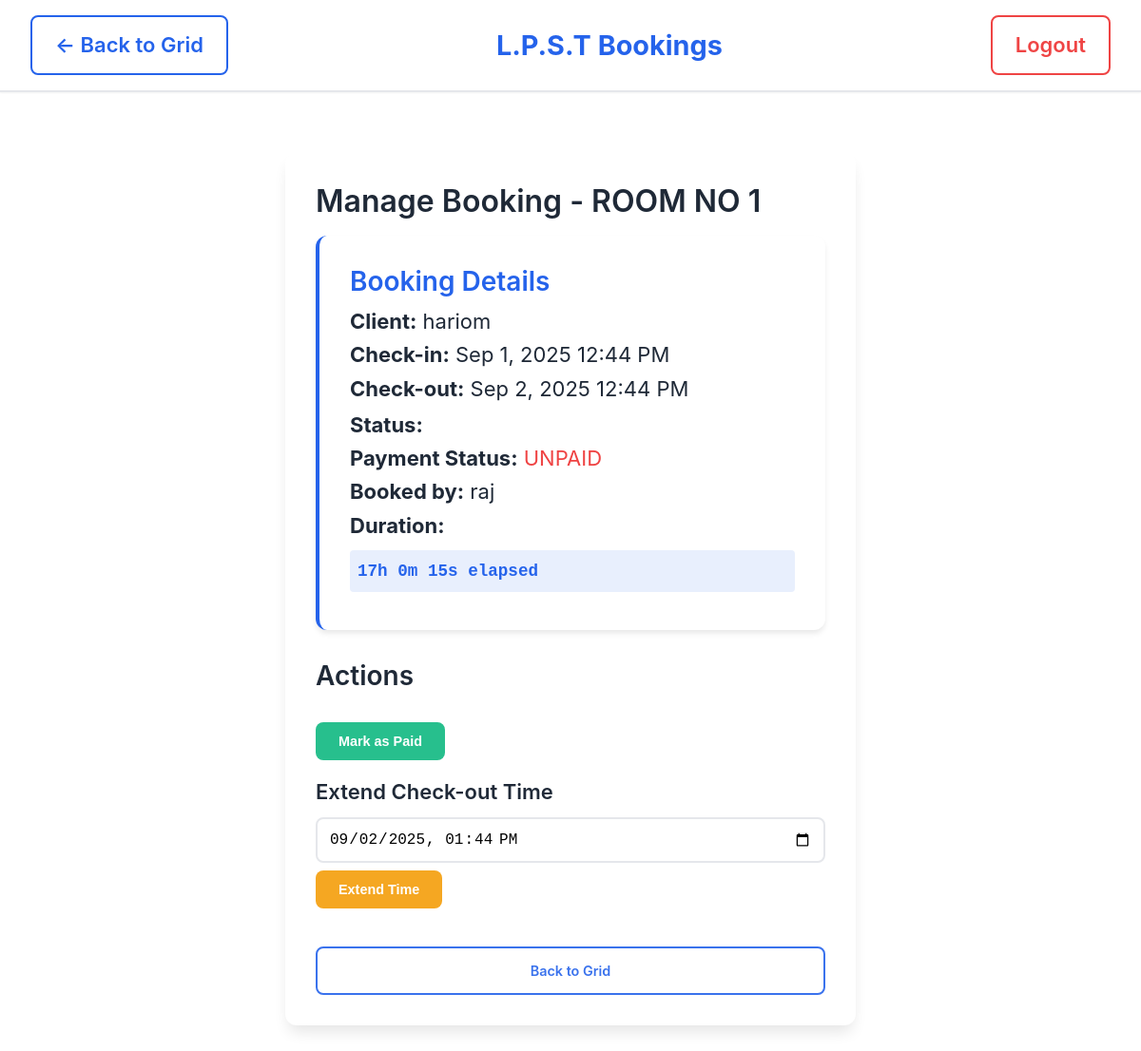
/booking_manage.php?id=36 (signed in), run on the app's committed database.
### tables this page shows
CREATE TABLE `bookings` (
  `id` int(11) NOT NULL,
  `resource_id` int(11) NOT NULL,
  `client_name` varchar(255) NOT NULL,
  `client_mobile` varchar(15) NOT NULL,
  `client_aadhar` varchar(20) DEFAULT NULL,
  `client_license` varchar(20) DEFAULT NULL,
  `receipt_number` varchar(100) DEFAULT NULL,
  `payment_mode` enum('ONLINE','OFFLINE') DEFAULT 'OFFLINE',
  `check_in` datetime NOT NULL,
  `check_out` datetime NOT NULL,
  `actual_check_in` datetime DEFAULT NULL,
  `actual_check_out` datetime DEFAULT NULL,
  `status` enum('BOOKED','PENDING','COMPLETED','ADVANCED_BOOKED','PAID') DEFAULT 'BOOKED',
  `auto_checkout` tinyint(1) DEFAULT 0,
  `checkout_date` datetime DEFAULT NULL,
  `booked_by_admin` int(11) DEFAULT NULL,
  `booking_type` enum('regular','advanced') DEFAULT 'regular',
  `advance_date` date DEFAULT NULL,
  `advance_payment_mode` enum('ONLINE','OFFLINE') DEFAULT NULL,
  `admin_id` int(11) NOT NULL,
  `is_paid` tinyint(1) DEFAULT 0,
  `total_amount` decimal(10,2) DEFAULT 0.00,
  `payment_notes` text DEFAULT NULL,
  `duration_minutes` int(11) DEFAULT 0,
  `sms_sent` tinyint(1) DEFAULT 0,
  `created_at` timestamp NULL DEFAULT current_timestamp(),
  `updated_at` timestamp NULL DEFAULT current_timestamp() ON UPDATE current_timestamp(),
  `auto_checkout_processed` tinyint(1) DEFAULT 0,
  `actual_checkout_date` date DEFAULT NULL,
  `actual_checkout_time` time DEFAULT NULL
);

CREATE TABLE `resources` (
  `id` int(11) NOT NULL,
  `type` enum('room','hall') NOT NULL,
  `identifier` varchar(50) NOT NULL,
  `display_name` varchar(100) NOT NULL,
  `custom_name` varchar(100) DEFAULT NULL,
  `is_active` tinyint(1) DEFAULT 1,
  `created_at` timestamp NULL DEFAULT current_timestamp(),
  `updated_at` timestamp NULL DEFAULT current_timestamp() ON UPDATE current_timestamp()
);

CREATE TABLE `users` (
  `id` int(11) NOT NULL,
  `username` varchar(50) NOT NULL,
  `password` varchar(255) NOT NULL,
  `role` enum('OWNER','ADMIN') NOT NULL,
  `created_at` timestamp NULL DEFAULT current_timestamp(),
  `updated_at` timestamp NULL DEFAULT current_timestamp() ON UPDATE current_timestamp()
);

### booking_manage.php (the view, shortened to what this page needs)
<?php
$database = new Database();
$pdo = $database->getConnection();
$bookingId = $_GET['id'] ?? '';
$stmt = $pdo->prepare("
    SELECT b.*, r.display_name, r.type, r.identifier, u.username as admin_name
    FROM bookings b
    JOIN resources r ON b.resource_id = r.id
    JOIN users u ON b.admin_id = u.id
    WHERE b.id = ?
");
$stmt->execute([$bookingId]);
$booking = $stmt->fetch();
?>
<!DOCTYPE html>
<html lang="en">
<head>
    <link rel="stylesheet" href="assets/style.css">
</head>
<body>
    <nav class="top-nav">
        <div class="nav-links">
            <a href="grid.php" class="nav-button">← Back to Grid</a>
        </div>
        <a href="/" class="nav-brand">L.P.S.T Bookings</a>
        <div class="nav-links">
            <a href="logout.php" class="nav-button danger">Logout</a>
        </div>
    </nav>
    <div class="container">
        <div class="form-container">
            <h2>Manage Booking - <?= htmlspecialchars($booking['display_name']) ?></h2>
            <div class="dashboard-card" style="margin-bottom: 2rem;">
                <h3>Booking Details</h3>
                <p><strong>Client:</strong> <?= htmlspecialchars($booking['client_name']) ?></p>
                <p><strong>Check-in:</strong> <?= date('M j, Y g:i A', strtotime($booking['check_in'])) ?></p>
                <p><strong>Check-out:</strong> <?= date('M j, Y g:i A', strtotime($booking['check_out'])) ?></p>
                <p><strong>Status:</strong>
                    <span class="status-badge status-<?= strtolower($booking['status']) ?>">
                    </span>
                </p>
                <p><strong>Payment Status:</strong>
                    <span style="color: <?= $booking['is_paid'] ? 'var(--success-color)' : 'var(--danger-color)' ?>">
                        <?= $booking['is_paid'] ? 'PAID' : 'UNPAID' ?>
                    </span>
                </p>
                <p><strong>Booked by:</strong> <?= htmlspecialchars($booking['admin_name']) ?></p>
                <p><strong>Duration:</strong>
                    <div class="live-counter" data-checkin="<?= $booking['check_in'] ?>">
                    </div>
                </p>
            </div>
            <div style="display: grid; gap: 1rem;">
                <h3>Actions</h3>
                <?php if (!$booking['is_paid']): ?>
                    <form method="POST" style="display: inline;">
                        <button type="submit" class="btn btn-success">Mark as Paid</button>
                    </form>
                <?php endif; ?>
                <div class="form-group">
                    <form method="POST">
                        <label for="new_checkout" class="form-label">Extend Check-out Time</label>
                        <input type="datetime-local" id="new_checkout" name="new_checkout" class="form-control"
                               value="<?= date('Y-m-d\TH:i', strtotime($booking['check_out'] . ' +1 hour')) ?>">
                        <button type="submit" class="btn btn-warning" style="margin-top: 0.5rem;">Extend Time</button>
                    </form>
                </div>
                <a href="grid.php" class="btn btn-outline">Back to Grid</a>
            </div>
        </div>
    </div>
</body>
</html>

### assets/style.css (style rules this page uses)
:root { --primary-color: #2563eb; --success-color: #10b981; --danger-color: #ef4444; --warning-color: #f59e0b; --dark-color: #1f2937; --light-color: #f9fafb; --border-color: #e5e7eb; --shadow-sm: 0 1px 2px 0 rgb(0 0 0 / 0.05); --shadow-md: 0 4px 6px -1px rgb(0 0 0 / 0.1); --shadow-lg: 0 10px 15px -3px rgb(0 0 0 / 0.1); --transition: all 0.3s ease; }
* { margin: 0; padding: 0; box-sizing: border-box; }
body { font-family: 'Inter', 'Segoe UI', Tahoma, Geneva, Verdana, sans-serif; font-size: 22px; line-height: 1.6; background-color: white; color: var(--dark-color); }
h1, h2, h3, h4, h5, h6 { font-weight: 600; line-height: 1.2; margin-bottom: 1rem; }
h2 { font-size: 2rem; }
h3 { font-size: 1.75rem; }
.top-nav { position: sticky; top: 0; z-index: 1000; background: white; border-bottom: 2px solid var(--border-color); padding: 1rem 2rem; display: flex; justify-content: space-between; align-items: center; box-shadow: var(--shadow-sm); }
.nav-brand { font-size: 1.8rem; font-weight: 700; color: var(--primary-color); text-decoration: none; flex: 1; text-align: center; }
.nav-links { display: flex; gap: 1rem; }
.nav-button { padding: 0.75rem 1.5rem; border: 2px solid var(--primary-color); background: white; color: var(--primary-color); text-decoration: none; border-radius: 8px; font-weight: 600; transition: var(--transition); }
.nav-button.danger { border-color: var(--danger-color); color: var(--danger-color); }
.container { max-width: 1400px; margin: 0 auto; padding: 2rem; }
.status-badge { position: static; display: inline-block; padding: 0.25rem 0.5rem; border-radius: 4px; font-size: 14px; font-weight: 600; text-transform: uppercase; background: rgba(255, 255, 255, 0.2); color: white; margin-top: 0.5rem; }
.btn { padding: 0.75rem 1.5rem; border: none; border-radius: 8px; font-size: 0.9rem; font-weight: 600; cursor: pointer; text-decoration: none; display: inline-block; text-align: center; transition: var(--transition); opacity: 0.9; }
.btn-success { background: var(--success-color); color: white; }
.btn-warning { background: var(--warning-color); color: white; }
.btn-outline { background: transparent; border: 2px solid var(--primary-color); color: var(--primary-color); font-weight: 600; }
.form-container { max-width: 600px; margin: 2rem auto; background: white; padding: 2rem; border-radius: 12px; box-shadow: var(--shadow-lg); }
.form-group { margin-bottom: 1.5rem; }
.form-label { display: block; margin-bottom: 0.5rem; font-weight: 600; color: var(--dark-color); }
.form-control { width: 100%; padding: 0.75rem; border: 2px solid var(--border-color); border-radius: 8px; font-size: 1rem; transition: var(--transition); }
.dashboard-card { background: white; padding: 2rem; border-radius: 12px; box-shadow: var(--shadow-md); border-left: 4px solid var(--primary-color); }
.dashboard-card h3 { color: var(--primary-color); margin-bottom: 0.5rem; }
.live-counter { font-family: 'Courier New', monospace; font-size: 1.1rem; font-weight: 600; color: var(--primary-color); background: rgba(37, 99, 235, 0.1); padding: 0.5rem; border-radius: 4px; margin: 0.5rem 0; }

### data on the page
bookings: resource.display_name "ROOM NO 1", client_name "hariom", check_in "Sep 1, 2025 12:44 PM", check_out "Sep 2, 2025 12:44 PM", admin.username "raj", new_checkout "09/02/2025 13:44"
